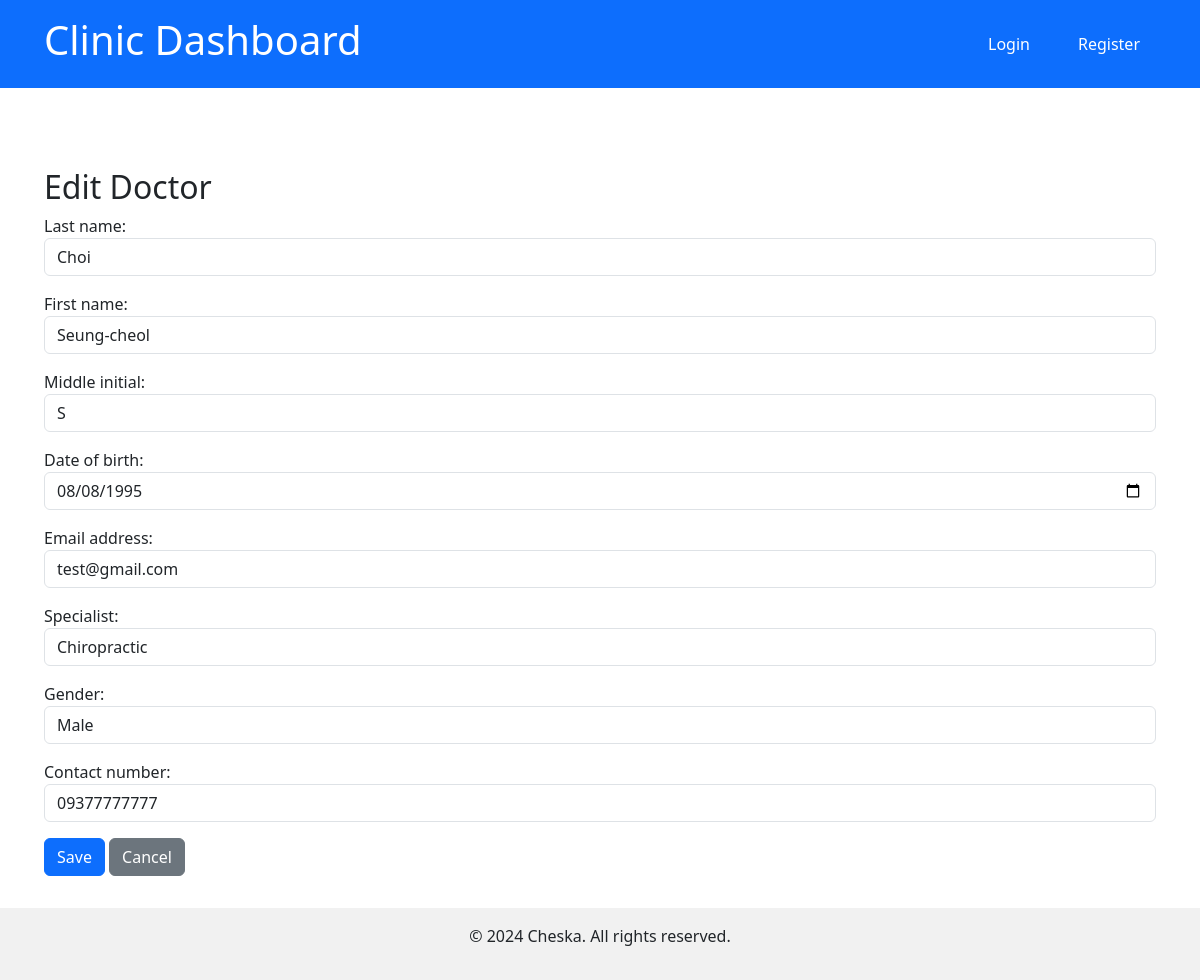
Screenshot of /doctors/1/update/ with the database file from the repository.
### clinicapp/models.py (models this page shows, shortened)
class Doctor(models.Model):
    last_name = models.CharField(max_length=255)
    first_name = models.CharField(max_length=255)
    middle_initial = models.CharField(max_length=1, null=True, blank=True)
    date_of_birth = models.DateField()
    email_address = models.EmailField(unique=True)
    specialist = models.CharField(max_length=255)
    gender = models.CharField(max_length=10, choices=[('Male', 'Male'), ('Female', 'Female')])
    contact_number = models.CharField(max_length=15)

### clinicapp/views.py (the view)
# urls.py: path('doctors/<int:pk>/update/', views.doctor_update, name='doctor_update'),
def doctor_update(request, pk):
    doctor = get_object_or_404(Doctor, pk=pk)
    if request.method == 'POST':
        form = DoctorForm(request.POST, instance=doctor)
        if form.is_valid():
            form.save()
            return redirect('doctor_list')
    else:
        form = DoctorForm(instance=doctor)
    return render(request, 'doctors/doctor_form.html', {'form': form})

### clinicapp/forms.py
class DoctorForm(forms.ModelForm):
    class Meta:
        model = Doctor
        fields = ['last_name', 'first_name', 'middle_initial', 'date_of_birth', 'email_address', 'specialist', 'gender', 'contact_number']
        widgets = {
            'last_name': forms.TextInput(attrs={'class': 'form-control'}),
            'first_name': forms.TextInput(attrs={'class': 'form-control'}),
            'middle_initial': forms.TextInput(attrs={'class': 'form-control'}),
            'date_of_birth': forms.DateInput(attrs={'type': 'date', 'class': 'form-control'}),
            'email_address': forms.EmailInput(attrs={'class': 'form-control'}),
            'specialist': forms.TextInput(attrs={'class': 'form-control'}),
            'gender': forms.Select(attrs={'class': 'form-control'}),
            'contact_number': forms.TextInput(attrs={'class': 'form-control'}),
        }

### templates/doctors/doctor_form.html (shortened to what this page needs)
{% extends 'base.html' %}
{% block content %}
<div class="container mt-5">
    <h2>{{ form.instance.pk|yesno:"Edit Doctor,Create Doctor" }}</h2>
    <form method="post">
        {{ form.as_p }}
        <button type="submit" class="btn btn-primary">Save</button>
        <a href="{% url 'doctor_list' %}" class="btn btn-secondary">Cancel</a>
    </form>
</div>
{% endblock %}

### static/css/style.css (style rules this page uses)
body { font-family: Arial, sans-serif; margin: 0; padding: 0; box-sizing: border-box; }

### rows the page displays
Doctor: instance.pk "Edit Doctor", last_name "Choi", first_name "Seung-cheol", middle_initial "S", date_of_birth "08/08/1995", email_address "test@gmail.com", specialist "Chiropractic", gender "Male", contact_number "09377777777"
